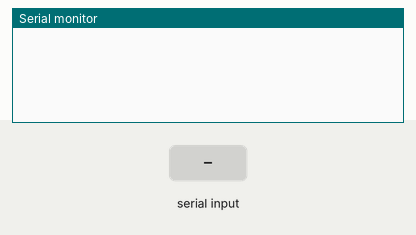
Simulated run of this sketch. Board: ESP32. On the bench: the last lines printed to the serial monitor. The inputs (shaded band) are chosen by the test bench.

Above: at 1.2 s.
1.3 s: "#\n" received over the second serial link
At 2.5 s:
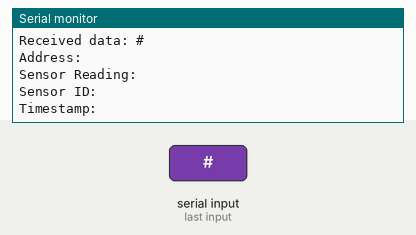
2.8 s: ",\n" received over the second serial link
At 3.8 s:
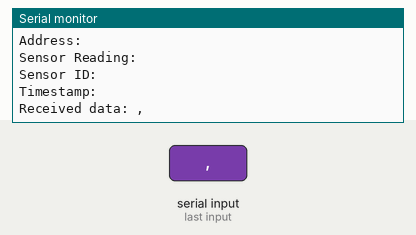
4.3 s: "1\n" received over the second serial link
At 5.0 s:
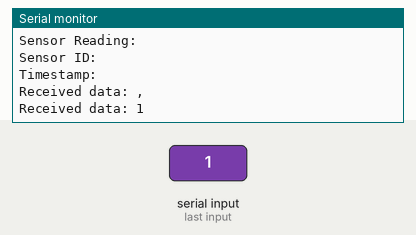

The sketch:

parsing_str2.ino
```cpp
//Rx code same as in parsing_str
//#include <HardwareSerial.h>

void setup() {
  Serial.begin(115200);  // Initialize Serial Monitor
  Serial2.begin(9600, SERIAL_8N1, 16, 17);   // Initialize UART for communication between ESP32s
}

void loop() {
  if (Serial2.available()) {
    String data = Serial2.readStringUntil('\n');
    Serial.println("Received data: " + data);

    if (data[0] == '#') {  // Check for valid starting character
      data = data.substring(1);  // Remove starting character

      char address[16] = {0}, reading[8] = {0}, sensorId[8] = {0}, timestamp[16] = {0};
      int fieldIndex = 0;
      int charIndex = 0;
      char currentField[16] = {0};

      for (int i = 0; i <= data.length(); i++) {
        char c = data[i];
        if (c == ',' || c == '\0') {
          currentField[charIndex] = '\0';  // Null-terminate the current field
          switch (fieldIndex) {
            case 0: strncpy(address, currentField, sizeof(address)); break;
            case 1: strncpy(reading, currentField, sizeof(reading)); break;
            case 2: strncpy(sensorId, currentField, sizeof(sensorId)); break;
            case 3: strncpy(timestamp, currentField, sizeof(timestamp)); break;
          }
          fieldIndex++;
          charIndex = 0;  // Reset for next field
        } else {
          currentField[charIndex++] = c;
        }
      }

      // Print parsed data
      Serial.print("Address: ");
      Serial.println(address);
      Serial.print("Sensor Reading: ");
      Serial.println(reading);
      Serial.print("Sensor ID: ");
      Serial.println(sensorId);
      Serial.print("Timestamp: ");
      Serial.println(timestamp);
    }
  }
}
```

Measured:
- after the input at 1.3 s, the serial monitor: prints a new line at once (image 1)
- after the input at 2.8 s, the serial monitor: prints a new line at once (image 2)
- after the input at 4.3 s, the serial monitor: prints a new line at once (image 3)
